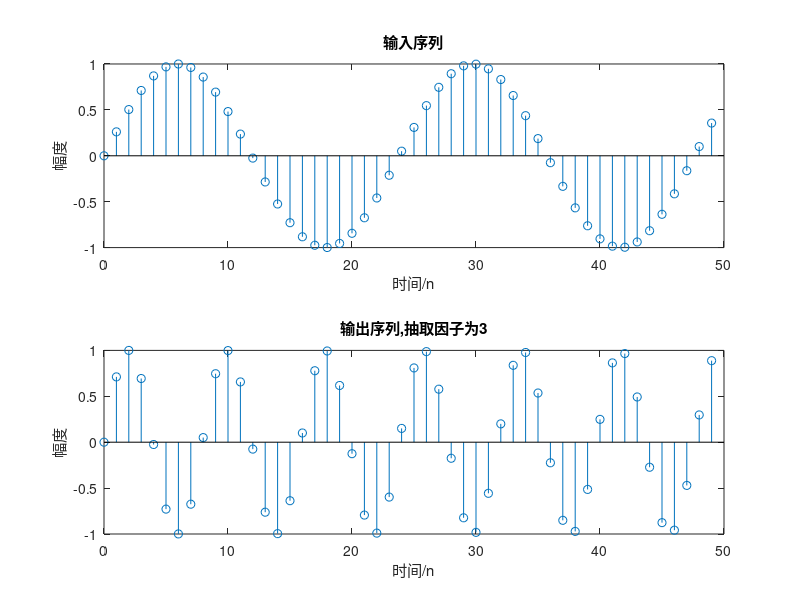

MATLAB code to generate this figure:
N=50;M=3;
fo=0.042;
n=0:N-1;
m=0:N*M-1;
x=sin(2*pi*fo*m);
y=x([1:M:length(x)]);
subplot(2,1,1)
stem(n,x(1:N));
title('输入序列');
xlabel('时间/n');
ylabel('幅度');
subplot(2,1,2)
stem(n,y);
title(['输出序列,抽取因子为',num2str(M)]);
xlabel('时间/n'); ylabel('幅度');
